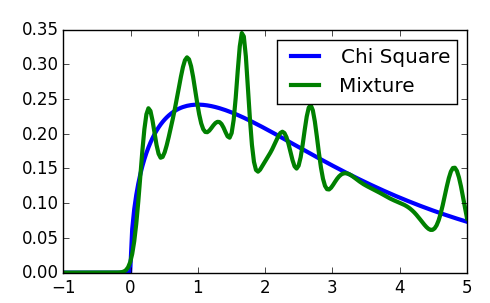

The script that saved this image:
import Transforms: RandomVariable
import Distributions: Chisq, pdf

using PyPlot

X = linspace(-1, 5, 200)

samples = 30000
a = Chisq(3)
b = RandomVariable(a, samples, 15)

plot(X, pdf(a, X), label="Chi Square", lw=3)
plot(X, pdf(b.distribution, X), label="Mixture", lw=3)

legend()
savefig("em-chisq.png")
